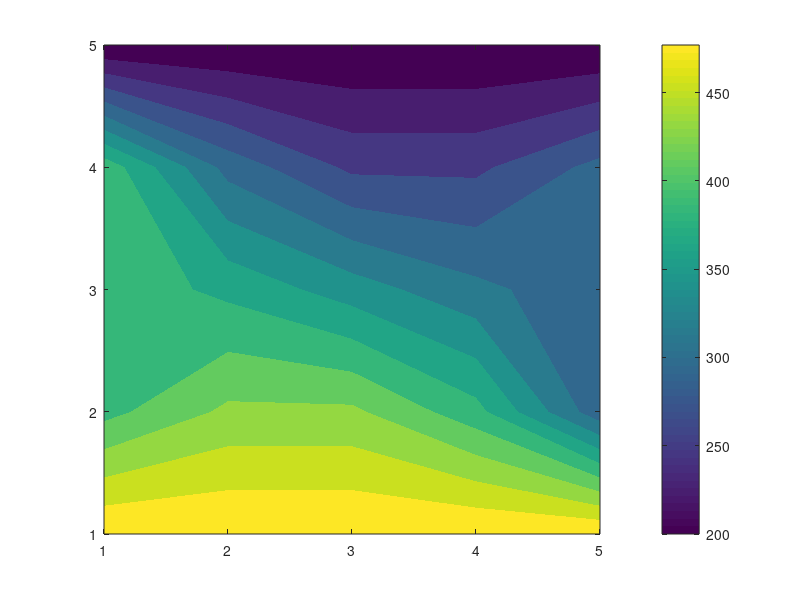

The MATLAB source for this figure: (Note: this script raises an error after producing the figure.)
clear; clc; close all;

% Domain size
Lx = 1.0;  % Length in x-direction (m)
Ly = 1.0;  % Length in y-direction (m)

% Grid parameters
Nx = 4;  % Number of control volumes in x-direction
Ny = 4;  % Number of control volumes in y-direction
dx = Lx / Nx;
dy = Ly / Ny;

% Thermal conductivity
k = 1000; % W/(m·K)

% Initialize temperature field
T = zeros(Ny+1, Nx+1);

% Apply Dirichlet Boundary Conditions
T(:, 1)   = 400; % Left boundary (x = 0)
T(:, end) = 300; % Right boundary (x = Lx)
T(1, :)   = 200; % Top boundary (y = Ly)
T(end, :) = 500; % Bottom boundary (y = 0)
fprintf('The Initial Matrix With all Boundaries(Top Left Right Bottom Left \n')
disp(T)
% Finite Volume Coefficients
aW = k / dx;
aE = k / dx;
aN = k / dy;
aS = k / dy;

% Modify coefficients near boundaries
aW_b = 2 * k / dx; 
aE_b = 2 * k / dx; 
aN_b = 2 * k / dy; 
aS_b = 2 * k / dy; 

% Iterative solver (Gauss-Seidel)
tol = 1e-6;
error = 1;
maxIter = 10000;
iter = 0;

while error > tol && iter < maxIter
    T_old = T;
    
    % Update interior points
    for i = 2:Nx
        for j = 2:Ny
            if i == 2  % Near left boundary
                aW_eff = aW_b;
            else
                aW_eff = aW;
            end

            if i == Nx  % Near right boundary
                aE_eff = aE_b;
            else
                aE_eff = aE;
            end

            if j == 2  % Near bottom boundary
                aS_eff = aS_b;
            else
                aS_eff = aS;
            end

            if j == Ny  % Near top boundary
                aN_eff = aN_b;
            else
                aN_eff = aN;
            end

            % Compute new temperature using FVM equation
            aP = aW_eff + aE_eff + aN_eff + aS_eff;
            T(j, i) = (aE_eff * T(j, i+1) + aW_eff * T(j, i-1) + ...
                       aN_eff * T(j+1, i) + aS_eff * T(j-1, i)) / aP;
        end
    end
    
    % Compute error
    error = max(max(abs(T - T_old)));
    iter = iter + 1;
end
fprintf('The Final T Matrix Temp at respective nodes internal + nearer boundary\n')
disp(T)
disp(['Converged in ', num2str(iter), ' iterations with error ', num2str(error)]);


% Till here function is fine function call has to writen the T as Phi ,
% please use phi insted of T

% Plot solution
figure;
contourf(flipud(T), 12, 'LineColor', 'none'); % Increase from 20 to 50 levels
colorbar;
clim([200 500]); % Fix color range
colormap(jet); % Match Python's color map
title('2D Heat Conduction - Finite Volume Method');
xlabel('x');
ylabel('y');
